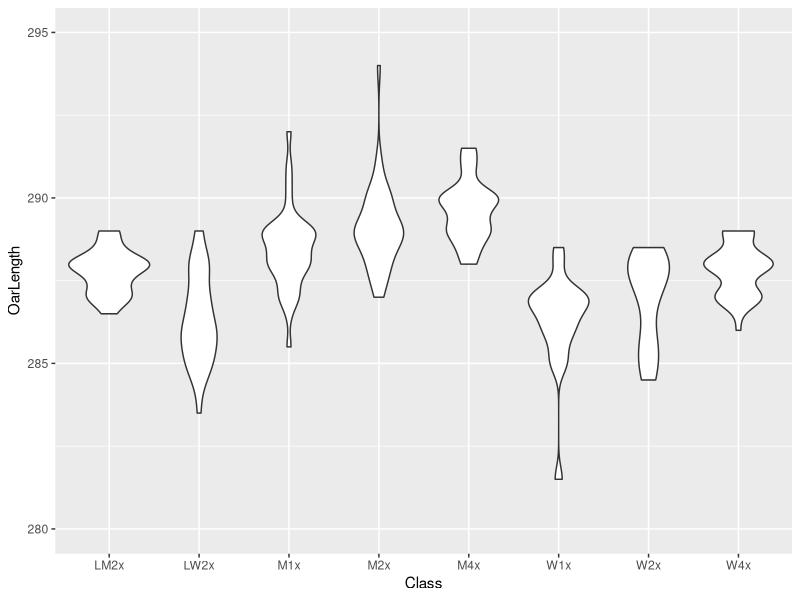
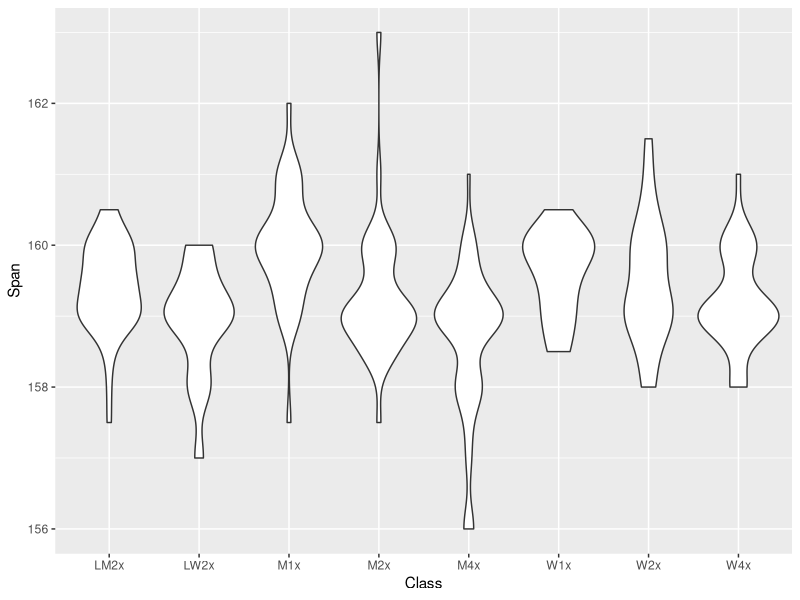
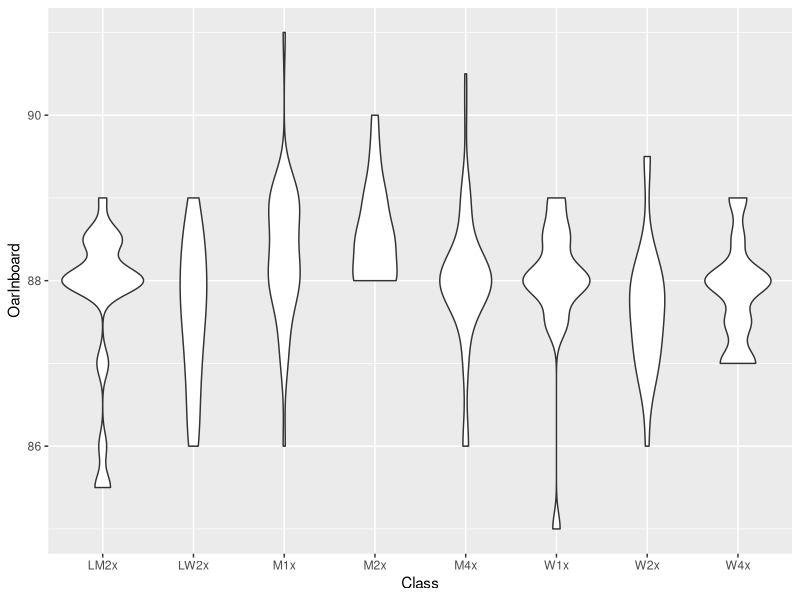
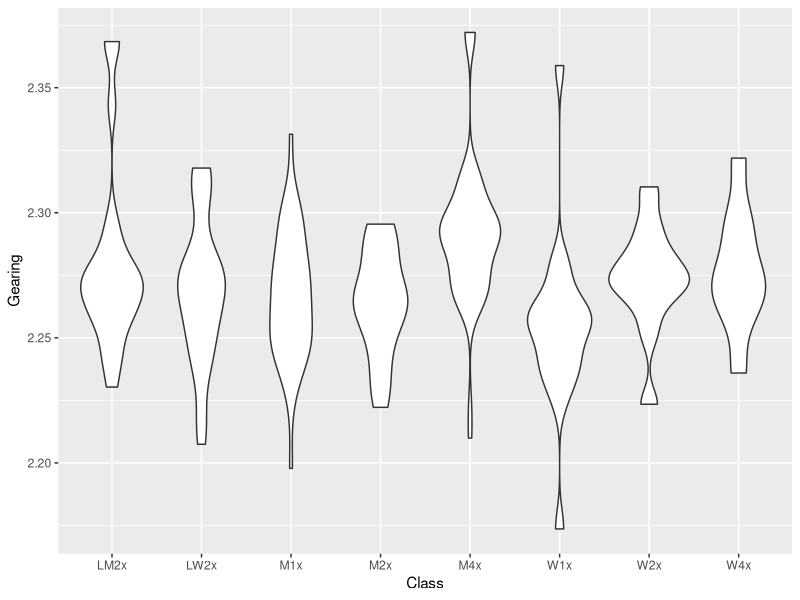
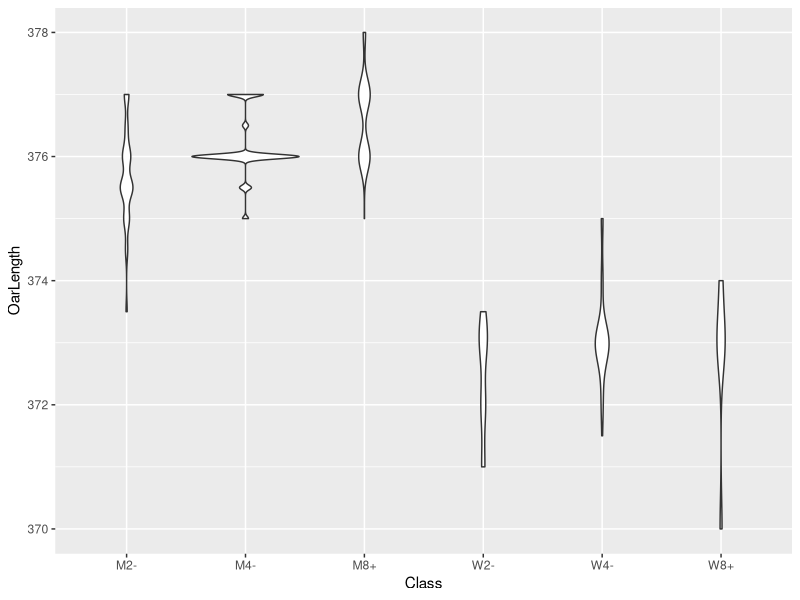
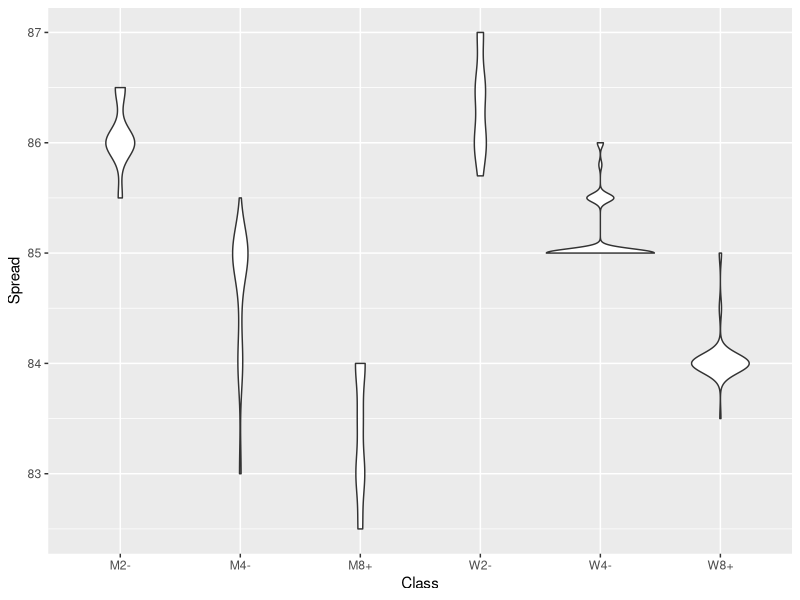
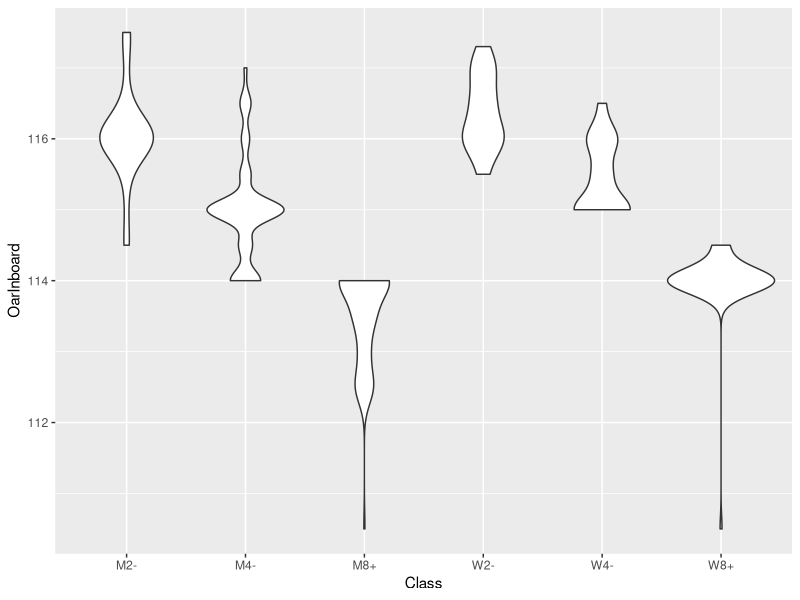
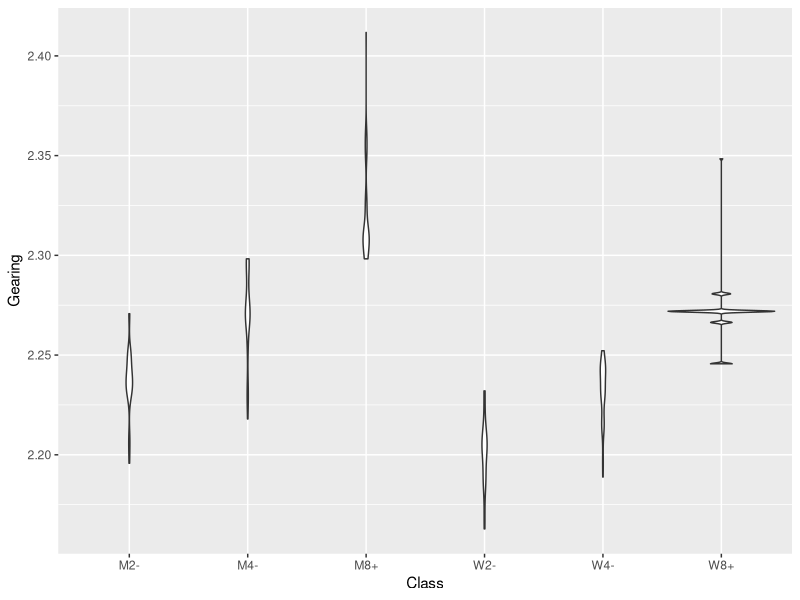

Recreate these plots in R, in order.
#! /usr/bin/env Rscript

library(tidyverse)

xf <- read.csv("sculling.csv")

xf$Class <- as.factor(xf$Class)
xf$Seat <- as.factor(xf$Seat)
xf$Country <- as.factor(xf$Country)
xf$Gearing <- xf$OarOutboard / xf$OarInboard 

p1 <- ggplot(xf, aes(Class, OarLength)) + geom_violin() + ylim(280,295)
p2 <- ggplot(xf, aes(Class, Span)) + geom_violin()
p3 <- ggplot(xf, aes(Class, OarInboard)) + geom_violin()
p4 <- ggplot(xf, aes(Class, Gearing)) + geom_violin()

ggsave("x-oarlength.png", p1)
ggsave("x-span.png", p2)
ggsave("x-inboard.png", p3)
ggsave("x-gearing.png", p4)

df <- read.csv("sweep.csv")

df$Class <- as.factor(df$Class)
df$Seat <- as.factor(df$Seat)
df$Country <- as.factor(df$Country)
df$Gearing <- df$OarOutboard / df$OarInboard 

p1 <- ggplot(df, aes(Class, OarLength)) + geom_violin()
p2 <- ggplot(df, aes(Class, Spread)) + geom_violin()
p3 <- ggplot(df, aes(Class, OarInboard)) + geom_violin()
p4 <- ggplot(df, aes(Class, Gearing)) + geom_violin()

ggsave("oarlength.png", p1)
ggsave("span.png", p2)
ggsave("inboard.png", p3)
ggsave("gearing.png", p4)


p1 <- ggplot(df, aes(OarInboard, Spread, color=Class)) +
      geom_point(position="jitter") +
      geom_smooth(method="lm", color = "skyblue", se = FALSE) +
      labs(title = "Relationship between inboard and spread",
       subtitle = "Linear regression line added",
       x="inboard", y ="spread")
ggsave("inboard-spread.png", p1)

p1 <- ggplot(xf, aes(OarInboard, Span, color=Class)) +
      geom_point(position="jitter") +
      labs(title = "Relationship between inboard and span",
       x="inboard", y ="spread")
ggsave("x-inboard-spread.png", p1)
           
